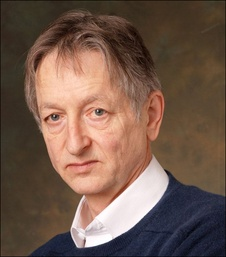
#> input picture 6.Image Thresholding/hinton.jpg, 226 x 257 px, shrunk from 485 x 550 before the run
$ jupyter execute --allow-errors Hw6.ipynb
#> lines starting #> are read from the running program, lines starting #| are printed output that depends on the picture; after the words box and inside, x2 and y2 are one past the last pixel; in counts of white or black regions, pixels touching at a corner belong together
# Poorya MohammadiNasab(400722138)
## HW6

# Q1-A

[cell 1]
import cv2
import matplotlib.pyplot as plt
import numpy as np

[cell 2]
img = cv2.imread('hinton.jpg',cv2.IMREAD_GRAYSCALE)
#> img: shape (257, 226); min 3, max 255, mean 95.3

plt.imshow(img,cmap='gray')

[cell 3]
# threshold the image (global thresholding)
def Bin_global(img,threshold_val):
#> called with threshold_val = 120
    ret, thresh = cv2.threshold(img,threshold_val,255,cv2.THRESH_BINARY)
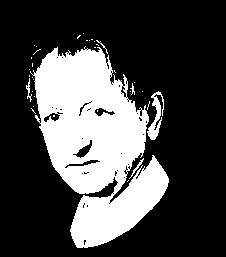
#> thresh: shape (257, 226); 27.9% white; 35 white regions (29 under 20 px), largest, box (x1, y1, x2, y2) and area: (30, 46, 169, 248) 15627, (147, 91, 164, 140) 341, (26, 78, 32, 102) 49, (129, 158, 144, 179) 46, (96, 40, 108, 54) 24, (130, 83, 135, 95) 24
#> ret = 120
    plt.imshow(thresh,cmap='gray')
    return thresh

[cell 4]
Bin_global(img,120)

[cell 5]
# threshold the image (otsu)
def Bin_otsu(img,threshold_val):
#> called with threshold_val = 120
    ret, thresh = cv2.threshold(img,threshold_val,255,cv2.THRESH_BINARY + cv2.THRESH_OTSU)
#> thresh: shape (257, 226); 27.4% white; 41 white regions (35 under 20 px), largest, box (x1, y1, x2, y2) and area: (31, 47, 169, 248) 15424, (147, 96, 162, 140) 268, (152, 91, 164, 116) 51, (26, 79, 32, 102) 46, (130, 158, 144, 178) 40, (96, 40, 108, 54) 20
#> ret = 122
    plt.imshow(thresh,cmap='gray')
    return thresh

[cell 6]
Bin_otsu(img,120)

[cell 7]
# threshold the image (adaptive)
def Bin_adaptive(img,blk_size,C):
#> called with blk_size = 19, C = -5
    thresh = th2 = cv2.adaptiveThreshold(img,255,cv2.ADAPTIVE_THRESH_GAUSSIAN_C,cv2.THRESH_BINARY,blk_size,C)
#> thresh: shape (257, 226); 20.6% white; 462 white regions (409 under 20 px), largest, box (x1, y1, x2, y2) and area: (25, 24, 113, 193) 2132, (1, 1, 225, 256) 1903, (70, 154, 169, 248) 1796
    plt.imshow(thresh,cmap='gray')
    return thresh

[cell 8]
Bin_adaptive(img,19,-5)

# Q1-B

[cell 9]
def Img_segmentation_Seed_base(img):
    global clicks
    clicks = []
    seed = []
    cv2.namedWindow('Input')
    cv2.setMouseCallback('Input', on_mouse, 0, )
    cv2.imshow('Input',img)
    cv2.waitKey()

    seed.append(clicks[-1])
    binaryImg = regionGrowSeed(img,seed,25)

    plt.figure()
    plt.imshow(binaryImg,cmap='gray')

    return binaryImg

[cell 10]
def Img_segmentation_neighbor_base(img):
    global clicks
    clicks = []
    seed = []
    cv2.namedWindow('Input')
    cv2.setMouseCallback('Input', on_mouse, 0, )
    cv2.imshow('Input',img)
    cv2.waitKey()

    seed.append(clicks[-1])
    binaryImg = regionGrow(img,seed,3.9,8)

    plt.figure()
    plt.imshow(binaryImg,cmap='gray')

    return binaryImg

[cell 11]
def on_mouse(event, x, y, flags, params):
    if event == cv2.EVENT_LBUTTONDOWN:
        global clicks
        clicks.append((y,x))
        return

[cell 12]
# region grow based on neighbors
def regionGrow(gray, seeds, thresh, p):
    seedMark = np.zeros(gray.shape)
    #Eight neighborhoods
    if p == 8:
        connection = [(-1, -1), (-1, 0), (-1, 1), (0, 1), (1, 1), (1, 0), (1, -1), (0, -1)]
    elif p == 4:
        connection = [(-1, 0), (0, 1), (1, 0), (0, -1)]

    #The growth stops when there is no element in seeds
    while len(seeds) != 0:
        #Stack top element out of stack
        pt = seeds.pop(0)
        for i in range(p):
            tmpX = pt[0] + connection[i][0]
            tmpY = pt[1] + connection[i][1]

            #Detect boundary points
            if tmpX < 0 or tmpY < 0 or tmpX >= gray.shape[0] or tmpY >= gray.shape[1]:
                continue

            if abs(int(gray[tmpX, tmpY]) - int(gray[pt])) < thresh and seedMark[tmpX, tmpY] == 0:
                seedMark[tmpX, tmpY] = 255
                seeds.append((tmpX, tmpY))
    return seedMark

[cell 13]
# region grow based on seed
def regionGrowSeed(gray, seeds, thresh):
    seedMark = np.zeros(gray.shape)

    pt = seeds.pop(0)

    for i in range(gray.shape[0]):
        for j in range(gray.shape[1]):
            if abs(int(gray[i, j]) - int(gray[pt])) < thresh and seedMark[i, j] == 0:
                seedMark[i, j] = 255

    return seedMark

## Test First method

[cell 14]
img = cv2.imread('hinton.jpg',0)
Thresh_img = Bin_otsu(img,120)
#> (the rest of this cell did not finish here and is left out)

#> (a cell that did not finish here is left out)

# Test Second method

[cell 16]
img = cv2.imread('hinton.jpg',0)
Thresh_img = Bin_otsu(img,120)
#> (the rest of this cell did not finish here and is left out)

#> (a cell that did not finish here is left out)

# Q3-A

[cell 18]
img = cv2.imread('brain.jpg',0)
#> (the rest of this cell did not finish here and is left out)


# Q3-B

[cell 19]
kernel = np.ones((7,7),np.uint8)

#> (the rest of this cell did not finish here and is left out)

# Q3-C

[cell 20]
img = cv2.imread('humans_1.jpg',0)
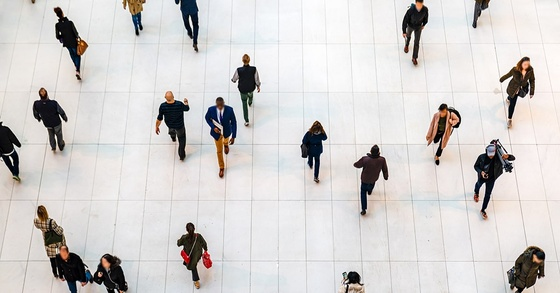
#> input picture 6.Image Thresholding/humans_1.jpg, 560 x 293 px, shrunk from 1200 x 628 before the run
#> img: shape (293, 560); min 0, max 255, mean 208.4
img_Thresh = Bin_otsu(img,120)
#> in Bin_otsu (call 5), `ret, thresh = cv2.threshold(img,threshold_val,255,cv2.THRESH_BINARY + ..`:
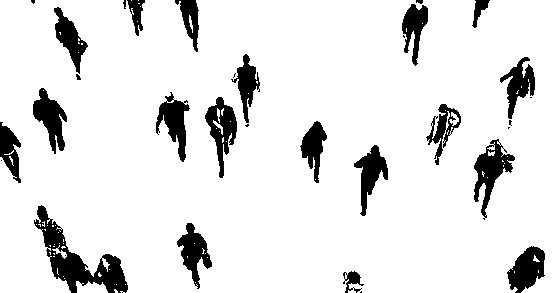
#> thresh: shape (293, 560); 89.4% white; 32 black regions (11 under 20 px), largest, box (x1, y1, x2, y2) and area: (34, 205, 128, 293) 2598, (474, 139, 515, 220) 1267, (205, 97, 237, 178) 1143
#> in Bin_otsu (call 5), `ret, thresh = cv2.threshold(img,threshold_val,255,cv2.THRESH_BINARY + ..`: ret = 134

opening = cv2.morphologyEx(img_Thresh, cv2.MORPH_OPEN, kernel)
#> opening: shape (293, 560); 88% white; 20 black regions (1 under 20 px), largest, box (x1, y1, x2, y2) and area: (34, 205, 128, 293) 2946, (474, 139, 515, 220) 1511, (205, 97, 237, 178) 1305

img_rgb = cv2.cvtColor(opening,cv2.COLOR_GRAY2RGB)
img_hsv = cv2.cvtColor(img_rgb,cv2.COLOR_RGB2HSV)
#> img_hsv: shape (293, 560, 3); mean H, S, V 0, 0, 224.5
#> (the rest of this cell did not finish here and is left out)

[cell 21]
def convert(image,result):
    H = image[:,:,0]
    S = image[:,:,1]
    V = image[:,:,2]
    # you shold implement part a,b,c and in the last use following code

    for i in range(result.shape[0]):
        for j in range(result.shape[1]):
            if result[i][j] == 0:
                #fig1[i][j] = 128
                H[i][j] = 0
                S[i][j] = 255
                V[i][j] = 0
            else:
                H[i][j] = 0
                S[i][j] = 0
                V[i][j] = 255
    image[:,:,0] = H
    image[:,:,1] = S
    image[:,:,2] = V


    return image

# Q3-D

[cell 22]
kernel = np.ones((7,7),np.uint8)
img = cv2.imread('humans_2.jpg',0)
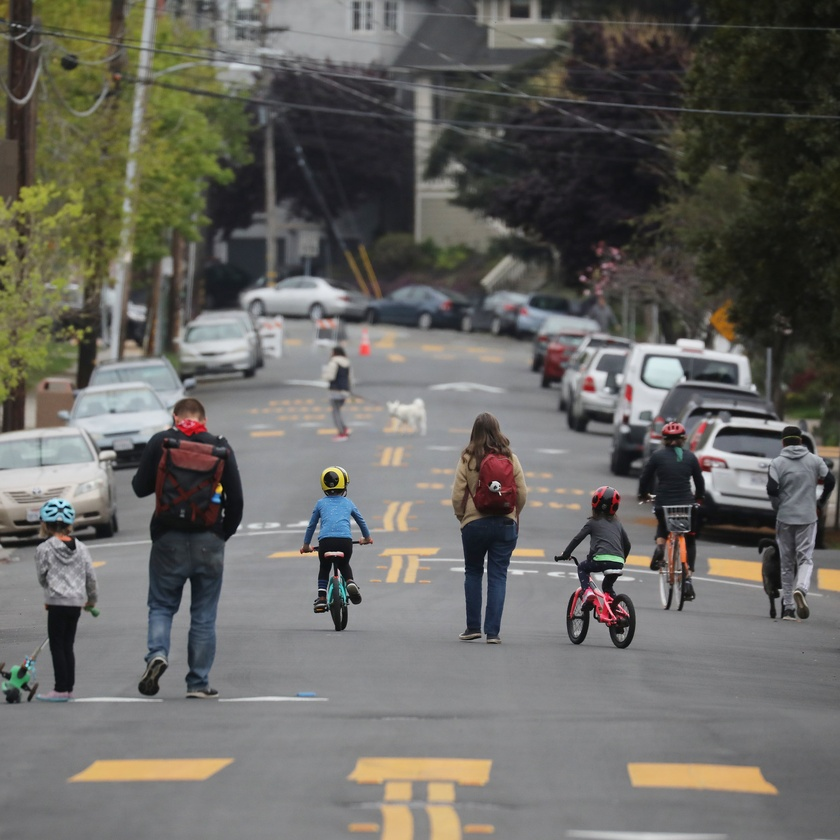
#> input picture 6.Image Thresholding/humans_2.jpg, 840 x 840 px, shrunk from 1800 x 1800 before the run
#> img: shape (840, 840); min 0, max 239, mean 102.3
img_Thresh = Bin_otsu(~img,120)
#> in Bin_otsu (call 6), `ret, thresh = cv2.threshold(img,threshold_val,255,cv2.THRESH_BINARY + ..`:
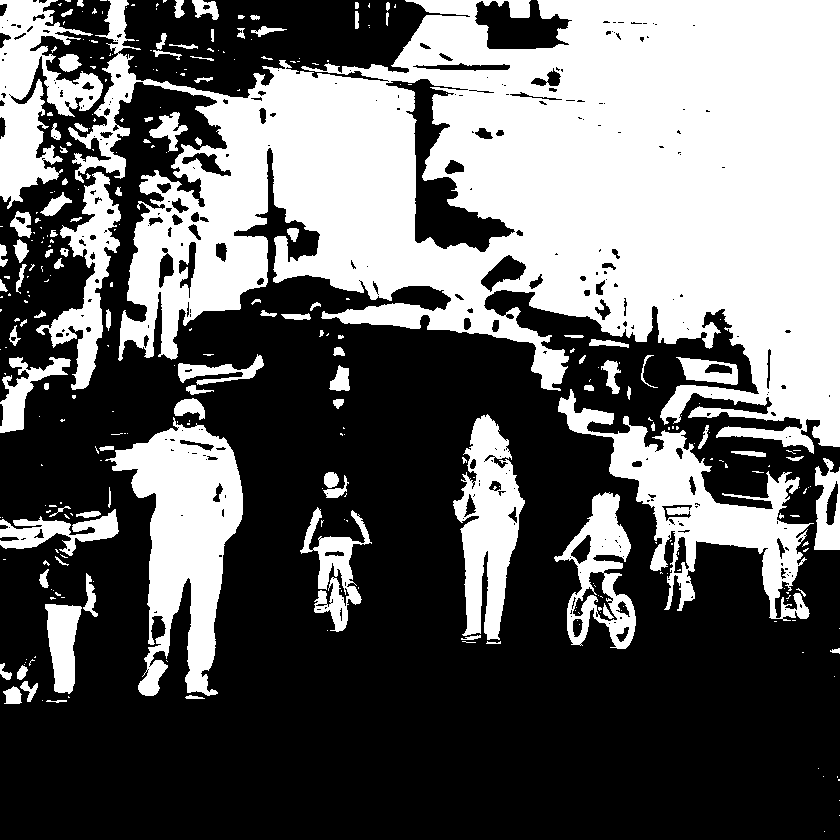
#> thresh: shape (840, 840); 40.1% white; 320 white regions (217 under 20 px), largest, box (x1, y1, x2, y2) and area: (68, 0, 840, 454) 196022, (105, 417, 243, 696) 18537, (558, 389, 814, 621) 15642
#> in Bin_otsu (call 6), `ret, thresh = cv2.threshold(img,threshold_val,255,cv2.THRESH_BINARY + ..`: ret = 161
#> in Bin_otsu (call 6), `ret, thresh = cv2.threshold(img,threshold_val,255,cv2.THRESH_BINARY + ..`:
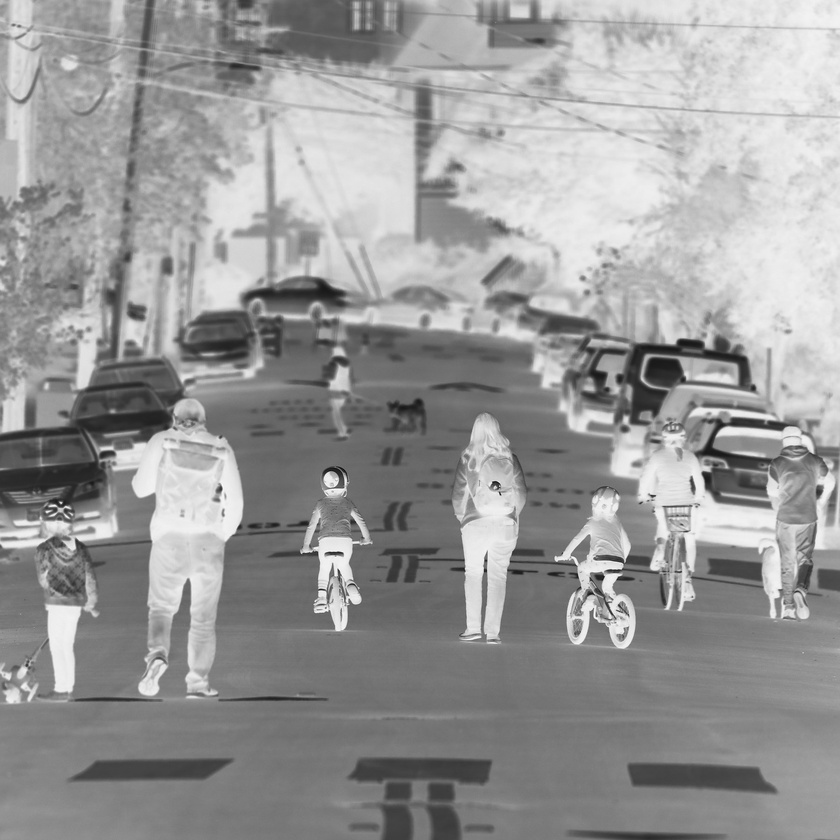
#> img: shape (840, 840); min 16, max 255, mean 152.7

opening = cv2.morphologyEx(img_Thresh, cv2.MORPH_OPEN, kernel)
#> opening: shape (840, 840); 36.7% white; 99 white regions, largest, box (x1, y1, x2, y2) and area: (120, 0, 840, 447) 180421, (116, 427, 243, 692) 16944, (610, 426, 804, 598) 11353

img_rgb = cv2.cvtColor(opening,cv2.COLOR_GRAY2RGB)
img_hsv = cv2.cvtColor(img_rgb,cv2.COLOR_RGB2HSV)
#> img_hsv: shape (840, 840, 3); mean H, S, V 0, 0, 93.7
out = convert(img_hsv,opening)
#> in convert, `H = image[:,:,0]`: H: shape (840, 840); every value is 0
#> in convert, `image[:,:,0] = H`: image: shape (840, 840, 3); mean H, S, V 0, 161.3, 93.7

plt.imshow(img,cmap='gray')
plt.figure()
plt.imshow(img_Thresh,cmap='gray')
plt.figure()
#img_out = cv2.cvtColor(out,cv2.COLOR_HSV2RGB)
plt.imshow(out)
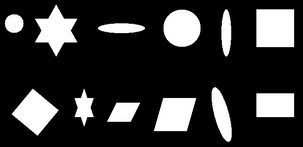
#> input picture 6.Image Thresholding/shapes.jpg, 303 x 147 px, shrunk from 650 x 315 before the run
#> further down, img is the input picture: shape (147, 303, 3); min 0, max 255, mean 52.7

# Q4

[cell 23]
def Fill_diff_contours(img):

    imgGry = cv2.cvtColor(img, cv2.COLOR_BGR2GRAY)

    thrash = Bin_otsu(imgGry,240)
#> in Bin_otsu (call 7), `ret, thresh = cv2.threshold(img,threshold_val,255,cv2.THRESH_BINARY + ..`:
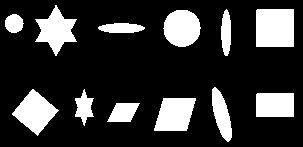
#> thresh: shape (147, 303); 20.7% white; 12 white regions
#> in Bin_otsu (call 7), `ret, thresh = cv2.threshold(img,threshold_val,255,cv2.THRESH_BINARY + ..`: ret = 125

    contours , hierarchy = cv2.findContours(thrash, cv2.RETR_TREE, cv2.CHAIN_APPROX_NONE)
#> contours = 12 contours; largest, box (x1, y1, x2, y2) and area: (256, 9, 294, 47) 1368, (12, 89, 59, 136) 1072, (163, 10, 201, 47) 1039, (154, 98, 196, 131) 1026, (35, 5, 77, 56) 987

    for contour in contours:
        approx = cv2.approxPolyDP(contour, 0.01* cv2.arcLength(contour, True), True)
        cv2.drawContours(img, [approx], 0, (0, 0, 0), 5)
        x = approx.ravel()[0]
        y = approx.ravel()[1] - 5
        if len(approx) == 3:
            pass
        elif len(approx) == 4 :
            x, y , w, h = cv2.boundingRect(approx)
            aspectRatio = float(w)/h
            if aspectRatio >= 0.95 and aspectRatio < 1.05:
                cv2.drawContours(img, [contour], -1, (125, 125, 0), -1)

            else:
                if(len(contour) < 1000):
                    cv2.drawContours(img, [contour], -1, (0, 255, 0), -1)

        elif len(approx) == 5 :
            pass
        elif len(approx) == 12:

            x, y , w, h = cv2.boundingRect(approx)
            aspectRatio = float(w)/h

            if(aspectRatio < 1):
                cv2.drawContours(img, [contour], -1, (122, 100, 128), -1)
            else:
                cv2.drawContours(img, [contour], -1, (0, 65, 128), -1)
        else:
            cv2.drawContours(img, [contour], -1, (200, 20, 100), -1)
#> this loop made 12 passes
#> (approx, w, h, aspectRatio) on passes 1, 2, 3, 5, 10: ([[107, 121], [130, 121], [139, 103], [116, 103]], 33, 19, 1.74), ([[163, 98], [154, 130], [186, 130], [195, 98]], 42, 33, 1.27), ([[256, 94], [256, 116], [293, 116], [293, 93]], 38, 24, 1.58), ([[32, 89], [12, 114], [37, 135], [58, 110]], 47, 47, 1), ([[257, 9], [256, 46], [293, 46], [293, 9]], 38, 38, 1)
#> (w, h, aspectRatio) on pass 12: (42, 51, 0.824)
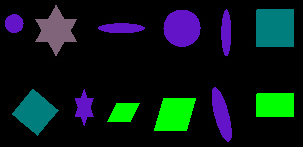
#> img: shape (147, 303, 3); mean B, G, R 24.2, 25.1, 10.1
    return img
#cv2.imshow('shapes', img)
#cv2.waitKey(0)
#cv2.destroyAllWindows()

[cell 24]
img = cv2.imread('shapes.jpg')
plt.imshow(Fill_diff_contours(img))
#> figure, not shown here; B, G, R data is drawn as R, G, B

# Q2

[cell 25]
img = np.array([[0,0,0,0,0,0,0,0,0,0,0,0,0,0,0],
                [0,1,1,0,0,0,0,1,1,1,0,1,1,0,0],
                [0,1,1,1,0,0,0,0,1,0,0,1,1,1,0],
                [0,1,1,1,1,0,0,0,1,0,0,1,1,1,0],
                [0,1,1,1,1,0,0,0,1,0,0,1,1,0,0],
                [0,1,1,1,0,0,0,0,1,0,0,1,0,0,0],
                [0,1,1,0,0,0,0,1,1,1,0,1,0,0,0],
                [0,0,0,0,0,0,0,0,0,0,0,0,0,0,0]
               ],dtype=np.uint8)

[cell 26]
img = img * 255

print(img)

[cell 27]
plt.imshow(img,'gray')

[cell 28]
kernel = np.ones((3,1),np.uint8)

[cell 29]
erosion = cv2.erode(img,kernel,iterations = 1)
plt.imshow(erosion,cmap='gray')
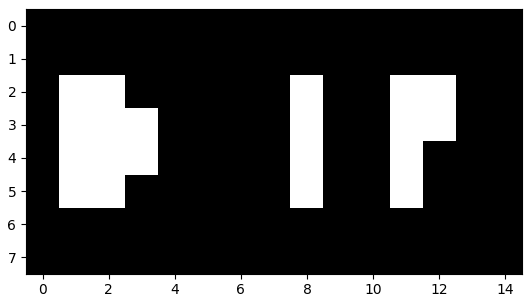
#> figure drawn by matplotlib, 1 panel
